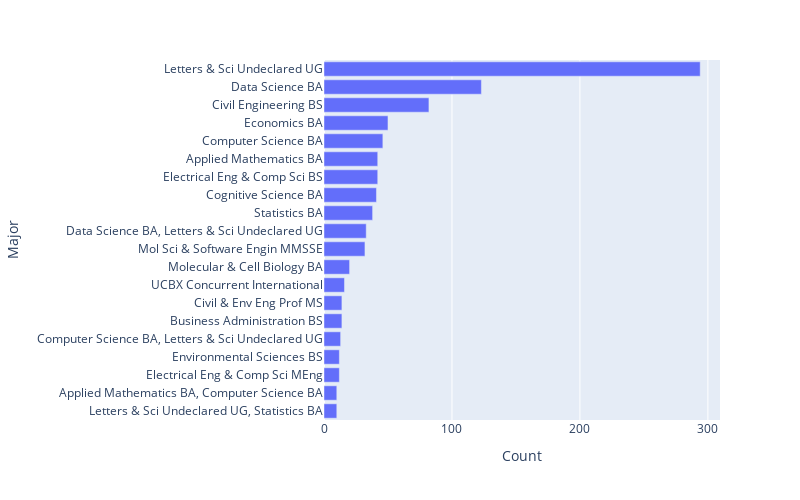

The cell this chart's notebook holds for it:
### Markdown cell above
### We will often use visualizations to make sense of the data
In Data 100, we will deal with many different kinds of data (not just numbers), and we will study techniques to describe types of data.

**How can we summarize the `Majors` field?** A good starting point might be to use a bar plot:

### Code cell
# Interactive using plotly
fig = px.bar(majors_count.loc[::-1], orientation='h')
fig.update_layout(showlegend=False, 
                  xaxis_title='Count', 
                  yaxis_title='Major',
                  autosize=False, 
                  width=800, 
                  height=500)

### Figure 1 — Plotly figure (JSON) as saved in the notebook; plotly's stock layout.template omitted (floating-point values rounded to 4 significant figures)
{"data": [{"alignmentgroup": "True", "hovertemplate": "variable=count<br>value=%{x}<br>Majors=%{y}<extra></extra>", "legendgroup": "count", "marker": {"color": "#636efa", "pattern": {"shape": ""}}, "name": "count", "offsetgroup": "count", "orientation": "h", "showlegend": true, "textposition": "auto", "type": "bar", "x": [10, 10, 12, 12, 13, 14, 14, 16, 20, 32, 33, 38, 41, 42, 42, 46, 50, 82, 123, 294], "xaxis": "x", "y": ["Letters & Sci Undeclared UG, Statistics BA", "Applied Mathematics BA, Computer Science BA", "Electrical Eng & Comp Sci MEng", "Environmental Sciences BS", "Computer Science BA, Letters & Sci Undeclared UG", "Business Administration BS", "Civil & Env Eng Prof MS", "UCBX Concurrent International", "Molecular & Cell Biology BA", "Mol Sci & Software Engin MMSSE", "Data Science BA, Letters & Sci Undeclared UG", "Statistics BA", "Cognitive Science BA", "Electrical Eng & Comp Sci BS", "Applied Mathematics BA", "Computer Science BA", "Economics BA", "Civil Engineering BS", "Data Science BA", "Letters & Sci Undeclared UG"], "yaxis": "y"}], "layout": {"autosize": false, "barmode": "relative", "height": 500, "legend": {"title": {"text": "variable"}, "tracegroupgap": 0}, "margin": {"t": 60}, "showlegend": false, "width": 800, "xaxis": {"anchor": "y", "domain": [0, 1], "title": {"text": "Count"}}, "yaxis": {"anchor": "x", "domain": [0, 1], "title": {"text": "Major"}}}}
